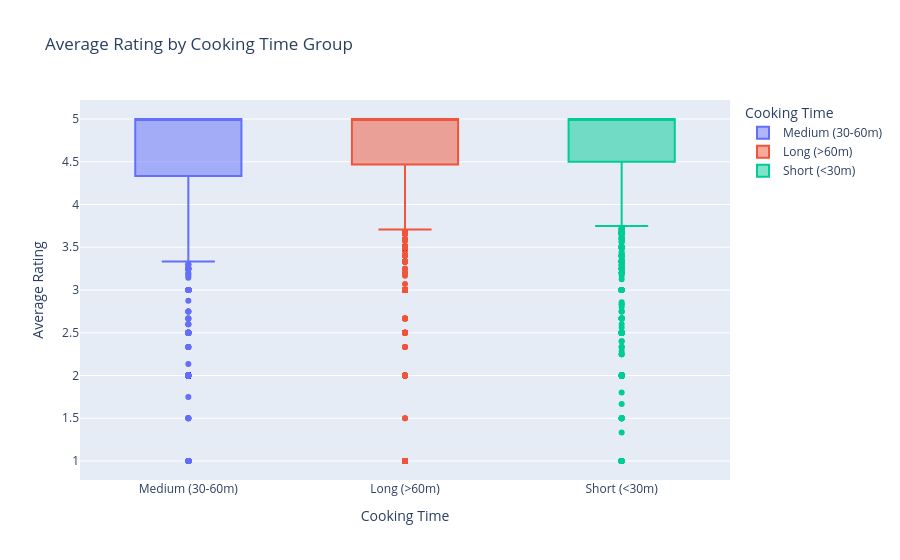

Notebook cell for this chart:
### Code cell
# Bivariate: Average rating by cooking time group (plotly version for website)
fig_biv = px.box(
    recipes[recipes['minutes'] < 120].assign(
        cooking_group=lambda df: pd.cut(
            df['minutes'],
            bins=[0, 30, 60, 120],
            labels=['Short (<30m)', 'Medium (30-60m)', 'Long (>60m)']
        )
    ).dropna(subset=['avg_rating', 'cooking_group']),
    x='cooking_group',
    y='avg_rating',
    title='Average Rating by Cooking Time Group',
    labels={'cooking_group': 'Cooking Time', 'avg_rating': 'Average Rating'},
    color='cooking_group'
)
fig_biv.show()

# Save for website embedding
fig_biv.write_html('../assets/rating_by_cooktime.html', include_plotlyjs='cdn')

### Figure 1 — Plotly figure (JSON) as saved in the notebook; plotly's stock layout.template omitted (floating-point values rounded to 4 significant figures; data arrays with more than 128 entries replaced by an {"elided": "..."} marker saying what was removed)
{"data": [{"alignmentgroup": "True", "hovertemplate": "Cooking Time=%{x}<br>Average Rating=%{y}<extra></extra>", "legendgroup": "Medium (30-60m)", "marker": {"color": "#636efa"}, "name": "Medium (30-60m)", "notched": false, "offsetgroup": "Medium (30-60m)", "orientation": "v", "showlegend": true, "type": "box", "x": {"elided": "24570 str values"}, "x0": " ", "xaxis": "x", "y": {"elided": "24570 float values"}, "y0": " ", "yaxis": "y"}, {"alignmentgroup": "True", "hovertemplate": "Cooking Time=%{x}<br>Average Rating=%{y}<extra></extra>", "legendgroup": "Long (>60m)", "marker": {"color": "#EF553B"}, "name": "Long (>60m)", "notched": false, "offsetgroup": "Long (>60m)", "orientation": "v", "showlegend": true, "type": "box", "x": {"elided": "11328 str values"}, "x0": " ", "xaxis": "x", "y": {"elided": "11328 float values"}, "y0": " ", "yaxis": "y"}, {"alignmentgroup": "True", "hovertemplate": "Cooking Time=%{x}<br>Average Rating=%{y}<extra></extra>", "legendgroup": "Short (<30m)", "marker": {"color": "#00cc96"}, "name": "Short (<30m)", "notched": false, "offsetgroup": "Short (<30m)", "orientation": "v", "showlegend": true, "type": "box", "x": {"elided": "36418 str values"}, "x0": " ", "xaxis": "x", "y": {"elided": "36418 float values"}, "y0": " ", "yaxis": "y"}], "layout": {"boxmode": "overlay", "legend": {"title": {"text": "Cooking Time"}, "tracegroupgap": 0}, "title": {"text": "Average Rating by Cooking Time Group"}, "xaxis": {"anchor": "y", "categoryarray": ["Medium (30-60m)", "Long (>60m)", "Short (<30m)"], "categoryorder": "array", "domain": [0, 1], "title": {"text": "Cooking Time"}}, "yaxis": {"anchor": "x", "domain": [0, 1], "title": {"text": "Average Rating"}}}}
